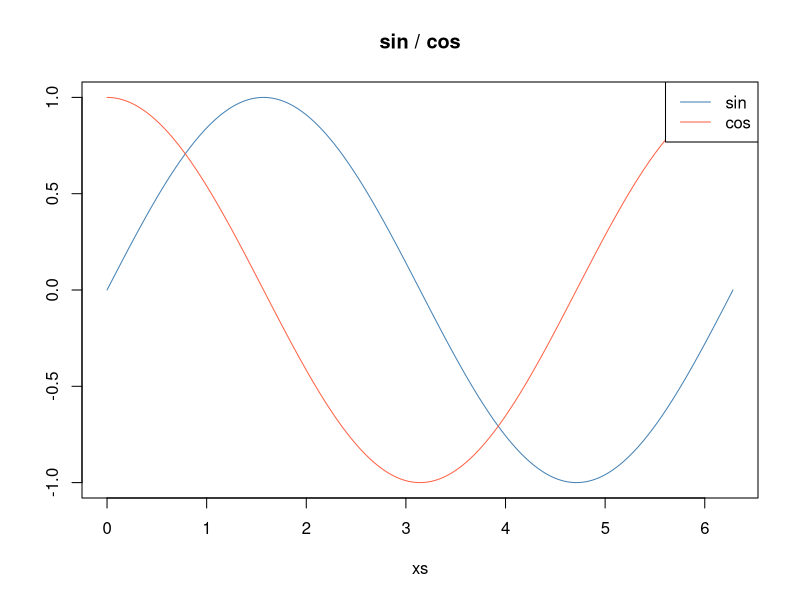

R code for this plot: (Note: this script raises an error after producing the figure.)
# %% [markdown]
# # jupyter.nvim demo (R)
#
# Open this file inside the devshell with `nvim examples/example.R`,
# then `:lua require('jupyter').start_kernel()` (which auto-selects the
# `ir` kernel) and step through the cells with
# `:lua require('jupyter').execute_cell()` (or `<localleader>jj` —
# the devshell wires up jupyter.nvim keymaps).

# %%
print("hello from the kernel")

# %%
sapply(1:5, sqrt)

# %%
set.seed(42)
data <- matrix(rnorm(12), nrow = 3, ncol = 4)
data

# %%
df <- as.data.frame(data)
colnames(df) <- LETTERS[1:4]
summary(df)

# %% [markdown]
# ## Inline images
#
# Base R graphics produce a PNG that IRkernel attaches to the output's
# MIME bundle. Set `display.image.renderer = "snacks"` and run this in a
# Kitty Graphics Protocol terminal (kitty / ghostty / wezterm) to see it
# inline; otherwise the cell falls back to text.

# %%
xs <- seq(0, 2 * pi, length.out = 200)
plot(xs, sin(xs), type = "l", col = "steelblue", main = "sin / cos", ylab = "")
lines(xs, cos(xs), col = "tomato")
legend("topright", legend = c("sin", "cos"), col = c("steelblue", "tomato"), lty = 1)

# %% [markdown]
# ## Errors render too
#
# Run the next cell to see the traceback rendered as virtual text.

# %%
stop("boom")
